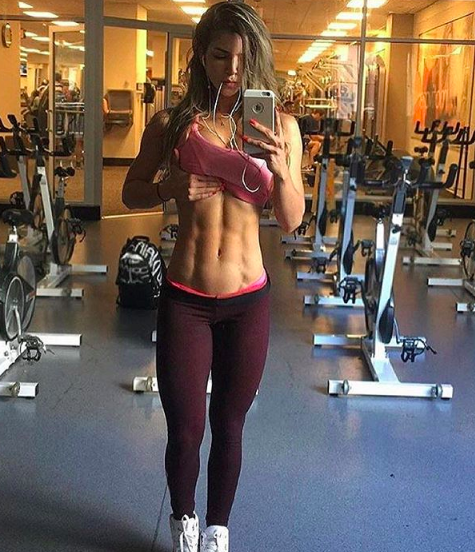
#> input picture AA10.png, 475 x 552 px, found by its file name
$ python noitaziEdge3.py
#> lines starting #> are read from the running program, lines starting #| are printed output that depends on the picture
import cv2
import numpy as np

if __name__ == '__main__':
    # シャープの度合い
    k = 10.0
    # シャープ化するためのオペレータ
    shape_operator = np.array([[0, -k, 0],
                               [-k, 1 + 4 * k, -k],
                               [0, -k, 0]])

    # 画像の読み込み
    img_src = cv2.imread("AA10.png", 3)
#> img_src is the input picture: shape (552, 475, 3); mean B, G, R 87.6, 97.4, 112.4

    # 作成したオペレータを基にシャープ化
    img_tmp = cv2.filter2D(img_src, -1, shape_operator)
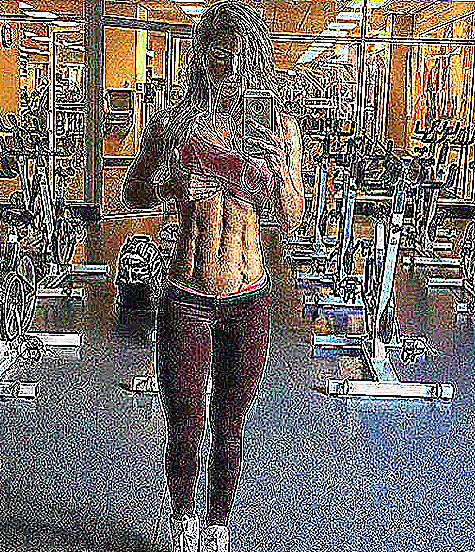
#> img_tmp: shape (552, 475, 3); mean B, G, R 106.6, 110, 117.4
    img_shape = cv2.convertScaleAbs(img_tmp)

    # 表示
    cv2.imshow("Show SHAPE Image", img_shape)
    cv2.waitKey(0)
    cv2.destroyAllWindows()

$ run again, with AA1.png copied over AA10.png
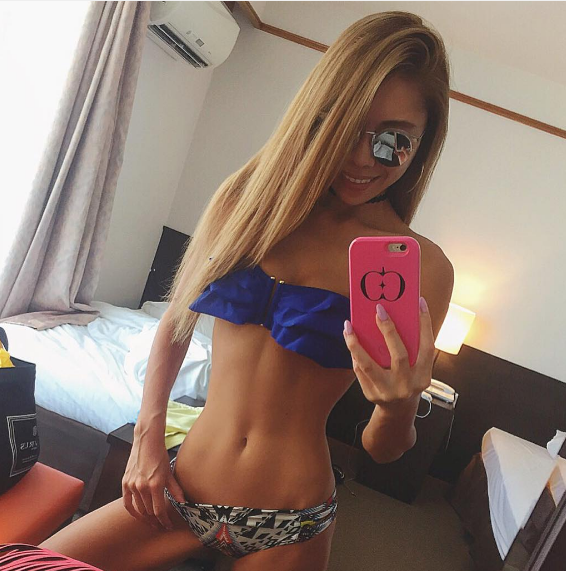
#> input picture AA1.png, 566 x 571 px, found by its file name
#> img_src is the input picture: shape (571, 566, 3); mean B, G, R 114.3, 123.7, 144.7
#> `img_tmp = cv2.filter2D(img_src, -1, shape_operator)`:
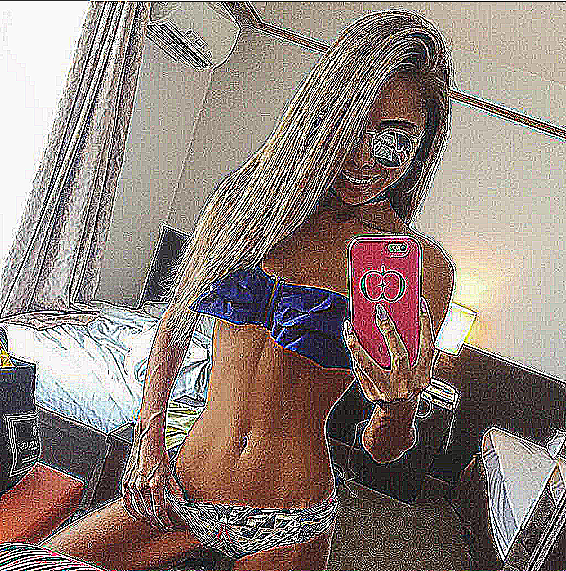
#> img_tmp: shape (571, 566, 3); mean B, G, R 121.4, 127.9, 143
